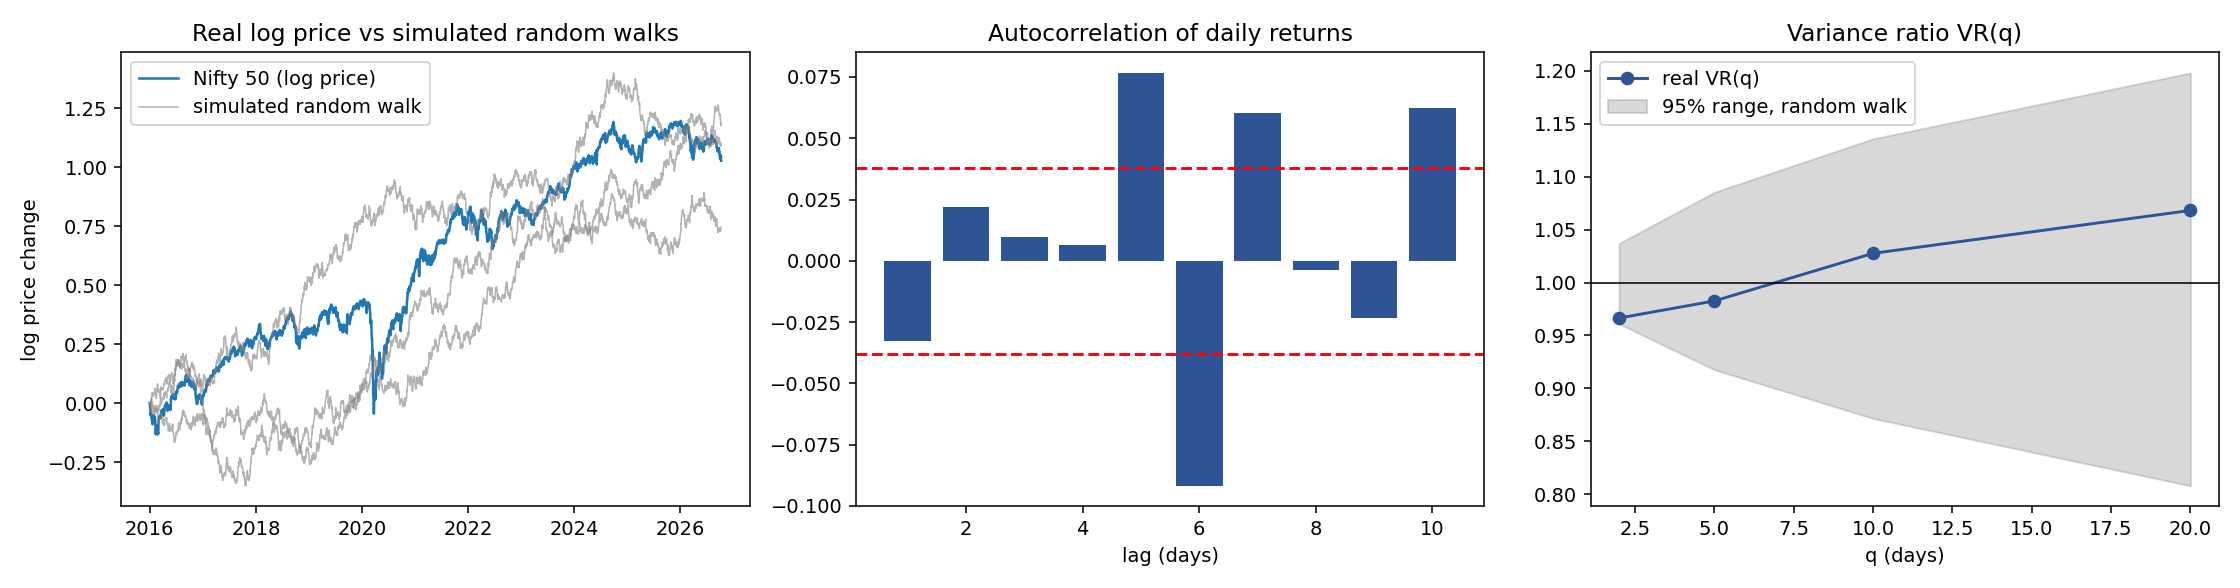

The script that saved this image:
"""
Is the Nifty 50 a random walk?

Usage:  python nifty_random_walk_tests.py [data_folder] [output_folder] [start_date end_date]
Defaults: data folder = ./data, output folder = current folder.

Loads the yearly NSE "NIFTY_50_Historical_PR_*.csv" files, builds daily log returns
r_t = ln(P_t / P_{t-1}), and runs three standard checks:
  1. Autocorrelation of returns (lags 1..10)
  2. Lo-MacKinlay variance ratio test, VR(q) for q = 2, 5, 10, 20
  3. Runs test on the sign of returns
It also overlays a simulated Gaussian random walk with the same mean and volatility.

If a calendar year is missing, the data is split into contiguous blocks and the
tests use the longest block (so we never compute a "return" across a gap).
"""
import glob
import sys
import numpy as np
import pandas as pd
from scipy import stats
import matplotlib
matplotlib.use("Agg")
import matplotlib.pyplot as plt

FOLDER = sys.argv[1] if len(sys.argv) > 1 else "data"
OUT = sys.argv[2] if len(sys.argv) > 2 else "."

# ---------- 1. load ----------
files = sorted(glob.glob(f"{FOLDER}/NIFTY_50_Historical_PR_*.csv"))
df = pd.concat([pd.read_csv(f) for f in files], ignore_index=True)
df.columns = [c.strip() for c in df.columns]
df["Date"] = pd.to_datetime(df["Date"].str.strip(), format="%d %b %Y")
df["Close"] = pd.to_numeric(df["Close"].astype(str).str.replace(",", ""), errors="coerce")
df = df.dropna(subset=["Close"]).drop_duplicates("Date").sort_values("Date").reset_index(drop=True)
if len(sys.argv) > 4:  # optional: restrict to a sub-period, e.g.  ... 2021-01-01 2026-12-31
    df = df[(df["Date"] >= sys.argv[3]) & (df["Date"] <= sys.argv[4])].reset_index(drop=True)
print(f"Files loaded: {len(files)}   Trading days: {len(df)}   "
      f"{df['Date'].min().date()} to {df['Date'].max().date()}")

# ---------- 2. split into contiguous blocks (gap > 7 calendar days = missing data) ----------
gap = df["Date"].diff().dt.days.fillna(0) > 7
df["block"] = gap.cumsum()
blocks = df.groupby("block")
print("Contiguous blocks:")
for b, g in blocks:
    print(f"  block {b}: {g['Date'].min().date()} to {g['Date'].max().date()}  ({len(g)} days)")
main = max((g for _, g in blocks), key=len).reset_index(drop=True)
print(f"Using the longest block: {main['Date'].min().date()} to {main['Date'].max().date()}\n")

x = np.log(main["Close"].values)        # log prices
r = np.diff(x)                           # daily log returns
n = len(r)
mu, sd = r.mean(), r.std(ddof=1)

# ---------- 3. basic stats ----------
print("=== Basic statistics of daily log returns ===")
print(f"n = {n}, mean = {mu:.5f}, std = {sd:.5f}  (annualised vol ~ {sd*np.sqrt(252):.1%})")
print(f"skewness = {stats.skew(r):.3f}, excess kurtosis = {stats.kurtosis(r):.3f}  (0 for a normal)")

# ---------- 4. autocorrelation ----------
def acf(v, k):
    v = v - v.mean()
    return (v[k:] * v[:-k]).sum() / (v * v).sum()

band = 1.96 / np.sqrt(n)
lags = np.arange(1, 11)
rho = np.array([acf(r, k) for k in lags])
print(f"\n=== Autocorrelation of returns (95% band for pure noise = +/-{band:.3f}) ===")
for k, v in zip(lags, rho):
    flag = "  <-- outside band" if abs(v) > band else ""
    print(f"lag {k:2d}: {v:+.3f}{flag}")
lb = n * (n + 2) * np.sum(rho ** 2 / (n - lags))
print(f"Ljung-Box (10 lags): Q = {lb:.2f}, p = {1 - stats.chi2.cdf(lb, 10):.3f}")

# ---------- 5. Lo-MacKinlay variance ratio ----------
def variance_ratio(x, q):
    """x = log prices (length n+1). Returns VR, heteroskedasticity-robust z*, p-value."""
    r = np.diff(x); n = len(r); m = r.mean()
    s_a = ((r - m) ** 2).sum() / (n - 1)
    rq = x[q:] - x[:-q]
    mm = q * (n - q + 1) * (1 - q / n)
    s_c = ((rq - q * m) ** 2).sum() / mm
    vr = s_c / s_a
    d = (r - m) ** 2
    theta = 0.0
    for j in range(1, q):
        delta = (d[j:] * d[:-j]).sum() / (d.sum() ** 2)
        theta += (2 * (q - j) / q) ** 2 * delta
    z = (vr - 1) / np.sqrt(theta)
    return vr, z, 2 * (1 - stats.norm.cdf(abs(z)))

print("\n=== Variance ratio test (VR = 1 for a random walk) ===")
vr_rows = []
for q in (2, 5, 10, 20):
    vr, z, p = variance_ratio(x, q)
    vr_rows.append((q, vr, z, p))
    print(f"q = {q:2d}: VR = {vr:.3f}, z* = {z:+.2f}, p = {p:.3f}")

# ---------- 6. runs test on signs ----------
sign = r > 0
runs = 1 + (sign[1:] != sign[:-1]).sum()
n1, n2 = sign.sum(), (~sign).sum()
exp_runs = 1 + 2 * n1 * n2 / (n1 + n2)
var_runs = 2 * n1 * n2 * (2 * n1 * n2 - n1 - n2) / ((n1 + n2) ** 2 * (n1 + n2 - 1))
zr = (runs - exp_runs) / np.sqrt(var_runs)
print("\n=== Runs test on up/down days ===")
print(f"up days = {n1}, down days = {n2}, runs = {runs}, expected = {exp_runs:.1f}, "
      f"z = {zr:+.2f}, p = {2 * (1 - stats.norm.cdf(abs(zr))):.3f}")

# ---------- 7. how unusual are the VR values? compare with simulated random walks ----------
rng = np.random.default_rng(7)
sims = 2000
vr_sim = {q: [] for q in (2, 5, 10, 20)}
for _ in range(sims):
    xs = np.concatenate([[0], np.cumsum(rng.normal(mu, sd, n))])
    for q in vr_sim:
        vr_sim[q].append(variance_ratio(xs, q)[0])
print("\n=== Simulated Gaussian random walks (same mean/vol): spread of VR(q) ===")
for q, vr, z, p in vr_rows:
    lo, hi = np.percentile(vr_sim[q], [2.5, 97.5])
    print(f"q = {q:2d}: real VR = {vr:.3f}; 95% of simulated random walks give {lo:.3f} to {hi:.3f}")

# ---------- 8. figures ----------
fig, ax = plt.subplots(1, 3, figsize=(16, 4.2))
ax[0].plot(main["Date"], x - x[0], label="Nifty 50 (log price)", lw=1.3)
for i in range(3):
    xs = np.concatenate([[0], np.cumsum(rng.normal(mu, sd, n))])
    ax[0].plot(main["Date"], xs, lw=0.8, alpha=0.6, label="simulated random walk" if i == 0 else None, color="grey")
ax[0].set_title("Real log price vs simulated random walks"); ax[0].legend(); ax[0].set_ylabel("log price change")

ax[1].bar(lags, rho, color="#2f5496")
ax[1].axhline(band, color="r", ls="--"); ax[1].axhline(-band, color="r", ls="--")
ax[1].set_title("Autocorrelation of daily returns"); ax[1].set_xlabel("lag (days)")

qs = [row[0] for row in vr_rows]
ax[2].plot(qs, [row[1] for row in vr_rows], "o-", color="#2f5496", label="real VR(q)")
ax[2].fill_between(qs, [np.percentile(vr_sim[q], 2.5) for q in qs],
                   [np.percentile(vr_sim[q], 97.5) for q in qs], color="grey", alpha=0.3,
                   label="95% range, random walk")
ax[2].axhline(1, color="k", lw=0.8)
ax[2].set_title("Variance ratio VR(q)"); ax[2].set_xlabel("q (days)"); ax[2].legend()
plt.tight_layout()
plt.savefig(f"{OUT}/nifty_random_walk_tests.png", dpi=140)
print(f"\nFigure saved to {OUT}/nifty_random_walk_tests.png")
